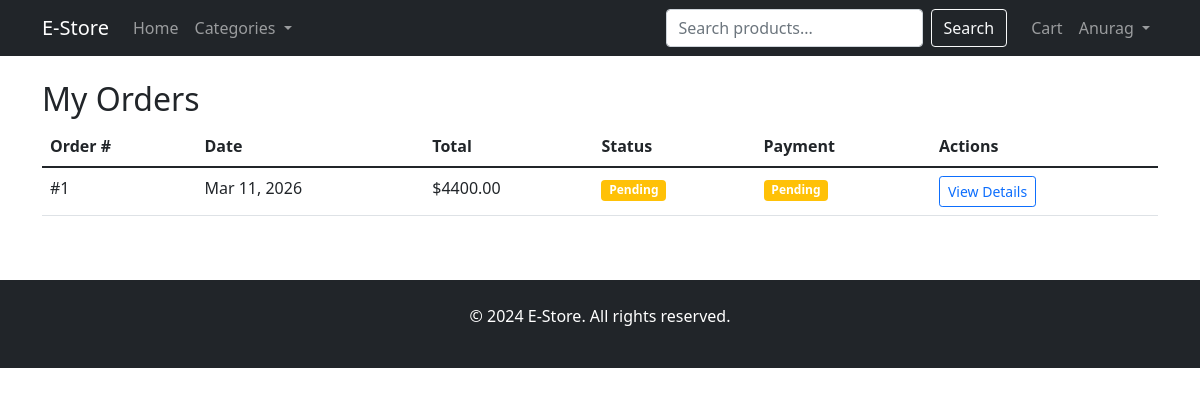
Page /orders/history/ (signed in) on the committed database.
### orders/models.py (models this page shows, shortened)
class Order(models.Model):
    STATUS_CHOICES = [
        ('pending', 'Pending'),
        ('processing', 'Processing'),
        ('shipped', 'Shipped'),
        ('delivered', 'Delivered'),
        ('cancelled', 'Cancelled'),
    ]
    PAYMENT_STATUS_CHOICES = [
        ('pending', 'Pending'),
        ('paid', 'Paid'),
        ('failed', 'Failed'),
        ('refunded', 'Refunded'),
    ]
    user = models.ForeignKey(settings.AUTH_USER_MODEL, on_delete=models.SET_NULL, null=True, related_name='orders')
    first_name = models.CharField(max_length=100)
    last_name = models.CharField(max_length=100)
    email = models.EmailField()
    phone = models.CharField(max_length=20)
    address = models.CharField(max_length=250)
    address2 = models.CharField(max_length=250, blank=True)
    city = models.CharField(max_length=100)
    state = models.CharField(max_length=100)
    postal_code = models.CharField(max_length=20)
    country = models.CharField(max_length=100)
    status = models.CharField(max_length=20, choices=STATUS_CHOICES, default='pending')
    payment_status = models.CharField(max_length=20, choices=PAYMENT_STATUS_CHOICES, default='pending')
    payment_method = models.CharField(max_length=50, default='cod')
    subtotal = models.DecimalField(max_digits=10, decimal_places=2)
    shipping_cost = models.DecimalField(max_digits=10, decimal_places=2, default=0)
    tax = models.DecimalField(max_digits=10, decimal_places=2, default=0)
    total = models.DecimalField(max_digits=10, decimal_places=2)
    notes = models.TextField(blank=True)
    created_at = models.DateTimeField(auto_now_add=True)
    updated_at = models.DateTimeField(auto_now=True)
    class Meta:
        ordering = ['-created_at']

### orders/views.py (the view)
# urls.py: path('history/', views.OrderHistoryView.as_view(), name='order_history'),
class OrderHistoryView(LoginRequiredMixin, ListView):
    model = Order
    template_name = 'orders/order_history.html'
    context_object_name = 'orders'
    paginate_by = 10
    def get_queryset(self):
        return Order.objects.filter(user=self.request.user).prefetch_related('items')

### templates/orders/order_history.html (shortened to what this page needs)
{% extends 'base.html' %}
{% block content %}
<div class="row">
    <div class="col-12">
        <h2>My Orders</h2>
        {% if orders %}
        <div class="table-responsive">
            <table class="table table-hover">
                <thead>
                    <tr>
                        <th>Order #</th>
                        <th>Date</th>
                        <th>Total</th>
                        <th>Status</th>
                        <th>Payment</th>
                        <th>Actions</th>
                    </tr>
                </thead>
                <tbody>
                    {% for order in orders %}
                    <tr>
                        <td>#{{ order.id }}</td>
                        <td>{{ order.created_at|date:"M d, Y" }}</td>
                        <td>${{ order.total }}</td>
                        <td>
                            <span class="badge {% if order.status == 'delivered' %}bg-success{% elif order.status == 'cancelled' %}bg-danger{% elif order.status == 'pending' %}bg-warning{% else %}bg-info{% endif %}">
                                {{ order.get_status_display }}
                            </span>
                        </td>
                        <td>
                            <span class="badge {% if order.payment_status == 'paid' %}bg-success{% elif order.payment_status == 'failed' %}bg-danger{% else %}bg-warning{% endif %}">
                                {{ order.get_payment_status_display }}
                            </span>
                        </td>
                        <td>
                            <a href="{% url 'orders:order_detail' order.id %}" class="btn btn-sm btn-outline-primary">View Details</a>
                        </td>
                    </tr>
                    {% endfor %}
                </tbody>
            </table>
        </div>
        {% else %}
        <div class="alert alert-info">
            <p>You haven't placed any orders yet.</p>
            <a href="{% url 'products:product_list' %}" class="btn btn-primary">Start Shopping</a>
        </div>
        {% endif %}
    </div>
</div>
{% endblock %}

### templates/base.html (shortened to what this page needs)
<!DOCTYPE html>
<html lang="en">
<head>
    <link href="https://cdn.jsdelivr.net/npm/bootstrap@5.1.3/dist/css/bootstrap.min.css" rel="stylesheet">
</head>
<body>
    <nav class="navbar navbar-expand-lg navbar-dark bg-dark">
        <div class="container">
            <a class="navbar-brand" href="{% url 'products:product_list' %}">E-Store</a>
            <div class="collapse navbar-collapse" id="navbarNav">
                <ul class="navbar-nav me-auto">
                    <li class="nav-item">
                        <a class="nav-link" href="{% url 'products:product_list' %}">Home</a>
                    </li>
                    <li class="nav-item dropdown">
                        <a class="nav-link dropdown-toggle" href="#" id="categoriesDropdown" role="button" data-bs-toggle="dropdown">
                            Categories
                        </a>
                    </li>
                </ul>
                <form class="d-flex me-3" action="{% url 'products:product_list' %}" method="get">
                    <input class="form-control me-2" type="search" name="q" placeholder="Search products..." value="{{ search_query }}">
                    <button class="btn btn-outline-light" type="submit">Search</button>
                </form>
                <ul class="navbar-nav">
                    <li class="nav-item">
                        <a class="nav-link" href="{% url 'cart:cart_detail' %}">
                            Cart
                        </a>
                    </li>
                    {% if user.is_authenticated %}
                    <li class="nav-item dropdown">
                        <a class="nav-link dropdown-toggle" href="#" id="userDropdown" role="button" data-bs-toggle="dropdown">
                            {{ user.username }}
                        </a>
                    </li>
                    {% endif %}
                </ul>
            </div>
        </div>
    </nav>
    <main class="container my-4">
        {% block content %}
        {% endblock %}
    </main>
    <footer class="bg-dark text-white py-4 mt-5">
        <div class="container text-center">
            <p>&copy; 2024 E-Store. All rights reserved.</p>
        </div>
    </footer>
</body>
</html>

### rows in the picture
Order: id "1", created_at "Mar 11, 2026", total "4400.00", status "Pending", payment_status "Pending"

### other values in the picture
{{ user.username }} "Anurag"
